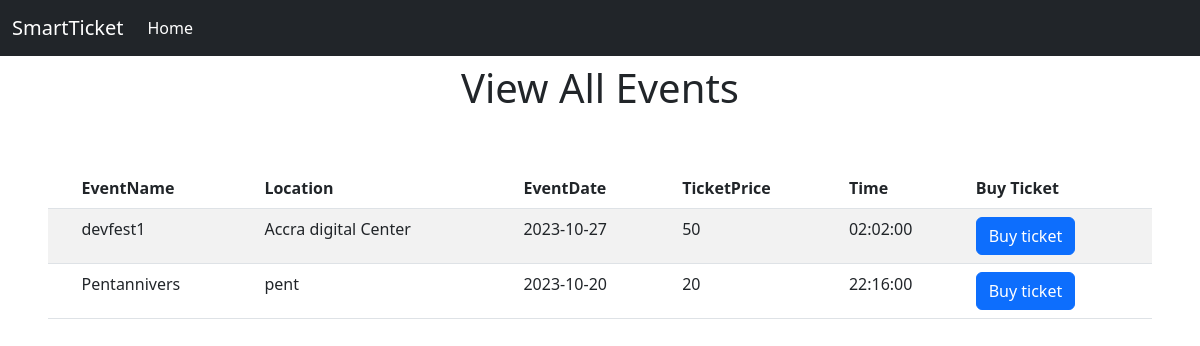
Screenshot of /ViewEvents.php with the database file from the repository.
### tables this page shows
CREATE TABLE `event` (
  `EventID` int(11) NOT NULL,
  `EventName` varchar(255) NOT NULL,
  `Location` varchar(255) NOT NULL,
  `EventDate` date NOT NULL,
  `TicketPrice` double NOT NULL,
  `Time` time NOT NULL
);

### ViewEvents.php (the view, shortened to what this page needs)
<?php
 include 'connect.php';
 $currentDate = date('Y-m-d');
?>
<!DOCTYPE html>
<html lang="en">
<head>
    <link href="./assets/dist/css/bootstrap.min.css" rel="stylesheet">
</head>
<body>
<nav class="navbar navbar-expand navbar-dark bg-dark" aria-label="Second navbar example">
    <div class="container-fluid">
      <a class="navbar-brand" href="index.php">SmartTicket</a>
      <div class="collapse navbar-collapse" id="navbarsExample02">
        <ul class="navbar-nav me-auto">
          <li class="nav-item">
            <a class="nav-link active" aria-current="page" href="ViewEvents.php">Home</a>
          </li>
        </ul>
      </div>
    </div>
  </nav>
<div class="d-flex justify-content-center my-2">
<h1>View All Events</h1>
</div>
    <div class="bd-example-snippet bd-code-snippet m-5"><div class="bd-example m-0 border-0">
        <table class="table table-striped">
          <thead>
          <tr>
            <th scope="col"></th>
            <th scope="col">EventName</th>
            <th scope="col">Location</th>
            <th scope="col">EventDate</th>
            <th scope="col">TicketPrice</th>
            <th scope="col">Time</th>
            <th scope="col">Buy Ticket</th>
          </tr>
          </thead>
          <tbody>
          <?php
    $sql = " SELECT * FROM event ";
 $result = mysqli_query($con,$sql);
 if ($result) {
    while ($row = mysqli_fetch_assoc($result)) {
        $EventID = $row['EventID'];
        $EventName = $row['EventName'];
        $Location = $row['Location'];
        $EventDate = $row['EventDate'];
        $TicketPrice = $row['TicketPrice'];
        $Time = $row['Time'];
        echo '<tr>
        <th scope="row"></th>
        <td>' . $EventName . '</td>
        <td>' . $Location . '</td>
        <td>' . $EventDate . '</td>
        <td>' . $TicketPrice . '</td>
        <td>' . $Time . '</td>
        <td><button type="button" class="btn btn-primary" data-bs-toggle="modal" data-bs-target="#staticBackdrop_' . $EventID . '">
        Buy ticket
      </button>
      <div class="modal fade" id="staticBackdrop_' . $EventID . '" data-bs-backdrop="static" data-bs-keyboard="false" tabindex="-1" aria-labelledby="staticBackdropLabel" aria-hidden="true">
      <div class="modal-dialog">
        <div class="modal-content">
          <div class="modal-header">
            <h1 class="modal-title fs-5" id="staticBackdropLabel">fill in your details</h1>
            <button type="button" class="btn-close" data-bs-dismiss="modal" aria-label="Close"></button>
          </div>
          <div class="modal-body">
          <form action="AddTicket.php" method="post">
          Event ID: ' . $EventID . '
          <input type="text" name="EventID" class="d-none" value='. $EventID .'>
          <div class="col-md-12">
            <label for="inputEmail4" class="form-label">Name</label>
            <input type="text" class="form-control" id="inputEmail4" name="Name">
          </div>
          <div class="col-md-12">
            <label for="inputEmail4" class="form-label">phonenumber</label>
            <input type="text" class="form-control" id="inputEmail4" name="phonenumber">
          </div>
          <div class="col-md-12">
            <label for="inputEmail4" class="form-label">Price</label>
            <input type="text" class="form-control" id="inputEmail4" name="amount" value='.$TicketPrice.' >
          </div>
          <div class="col-md-12">
            <label for="inputEmail4" class="form-label">Date</label>
            <input type="text" class="form-control" id="inputEmail4" name="date" value='.$currentDate.' >
          </div>
          <div class="modal-footer">
            <button type="button" class="btn btn-secondary" data-bs-dismiss="modal">Close</button>
            <input type="submit" class="btn btn-primary" value="submit" name="submit">
          </div>
          </form>
          </div>
        </div>
      </div>
    </div>
      </td>
      </tr>';
    }
}
    ?>
</body>
</html>

### rows the page displays
event: EventName "devfest1", Location "Accra digital Center", EventDate "2023-10-27", TicketPrice "50", Time "02:02:00"
event: EventName "Pentannivers", Location "pent", EventDate "2023-10-20", TicketPrice "20", Time "22:16:00"
